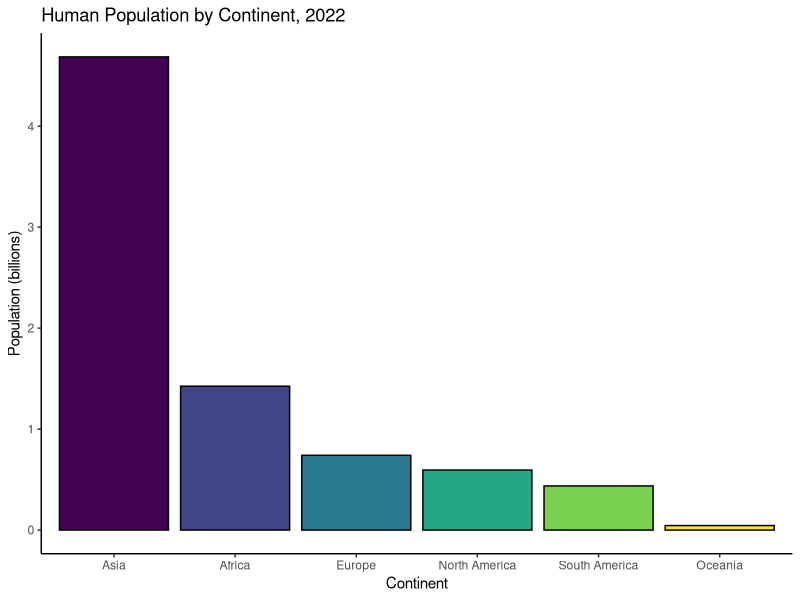
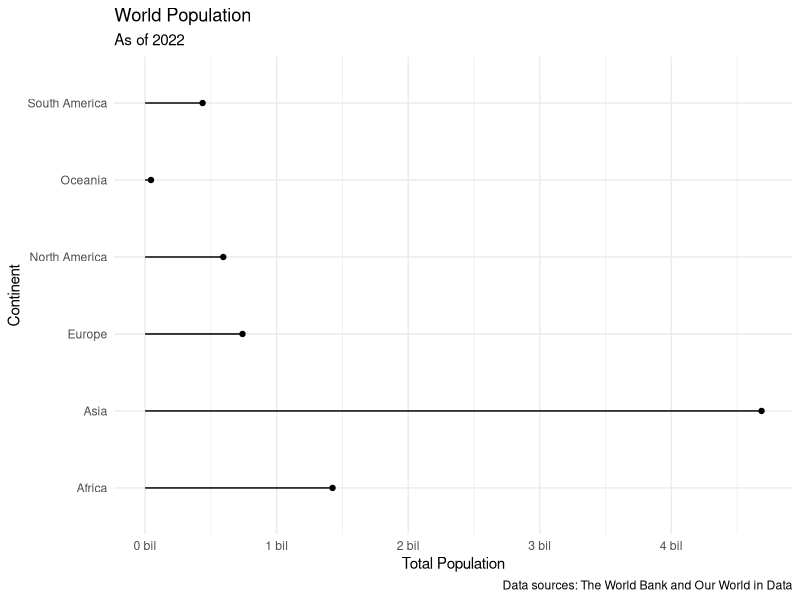
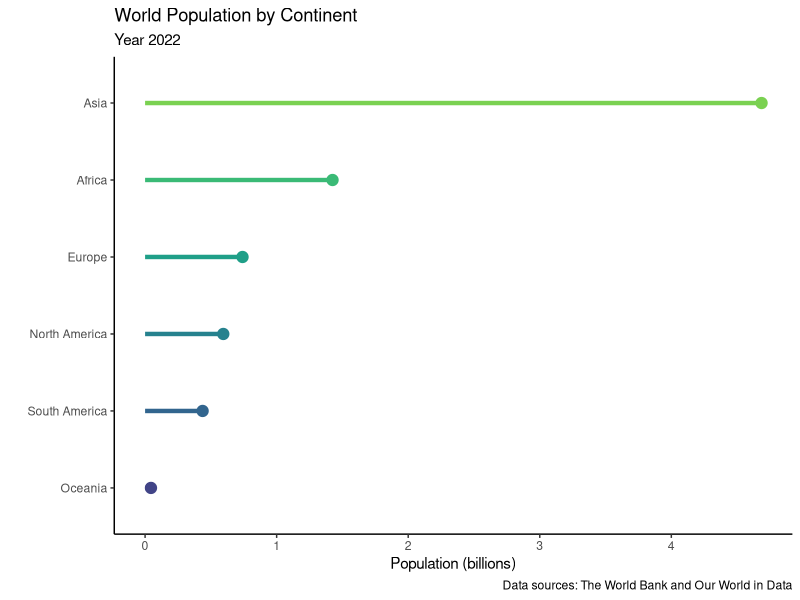

These charts were generated, in order, by the following R code:
## ---- chunk 1
#| message: false

library(tidyverse) # for data wrangling and visualization
library(scales)    # for pretty axis breaks
## ---- chunk 2
#| label: load-population-data
#| message: false

population <- read_csv("data/world-pop-2022.csv")
## ---- chunk 3
#| label: view-population-data

population
## ---- chunk 4
#| label: load-continents-data
#| message: false

continents <- read_csv("data/continents.csv")
## ---- chunk 5
#| label: view-continents-data

continents
## ---- chunk 6
#| label: join-population-continents

# add code here
population_continents <- left_join(population, continents, 
                                   by=c("country"="entity"))
## ---- chunk 7
#| label: data-inspect

# add code here
population_continents |> 
  filter(is.na(continent))
## ---- chunk 8
#| label: data-clean
population <- population |> 
  mutate(country = 
           case_when(
             country == "Congo, Dem. Rep." ~ "Democratic Republic of Congo",
             country == "Congo, Rep." ~ "Congo",
             country == "Hong Kong SAR, China" ~ "Hong Kong",
             country == "Korea, Dem. People's Rep." ~ "North Korea",
             country == "Korea, Rep." ~ "South Korea",
             country == "Kyrgyz Republic" ~ "Kyrgyzstan",
             TRUE ~ country))
population_continents <- left_join(population, continents, 
                                   by=c("country"="entity"))
population_continents |> filter(is.na(continent))
## ---- chunk 9
#| label: population-continents-sum
# add code here
population_summary <- population_continents |> 
  summarise(total_population = sum(population), .by = "continent") |> 
  arrange(desc(total_population))
population_summary

## ---- chunk 10
#| label: population-summary-bar

# add code here
population_summary |> 
  mutate(continent = factor(continent, levels = c("Asia", "Africa", "Europe","North America", "South America", "Oceania"))) |> 
  ggplot(aes(x=continent, y=total_population/1000000, fill = continent)) +
  geom_col(color="black") +
  theme_classic() +
  scale_fill_viridis_d(option="D") +
  theme(legend.position = "none") +
  labs(x = "Continent",
       y ="Population (billions)",
       title = "Human Population by Continent, 2022")
## ---- chunk 11
#| label: population-summary-lollipop
#| fig-asp: 0.4

# add code here
population_summary |> 
  ggplot(aes(x=total_population, y=continent)) +
  geom_point() +
  geom_segment(aes(x=0, xend=total_population,
                   y=continent, yend = continent)) +
  theme_minimal() +
  scale_x_continuous(labels = ~ paste0(. / 1000000, " bil")) +
  labs(x = "Total Population",
       y = "Continent",
       title = "World Population",
       subtitle = "As of 2022",
       caption = "Data sources: The World Bank and Our World in Data")
## ---- chunk 12
#| fig-asp: 0.4

# add code here
population_summary |> 
  mutate(continent = fct_rev(factor(continent, levels = c("Asia", "Africa", "Europe","North America", "South America", "Oceania")))) |> 
  ggplot(aes(x=total_population/1000000, y=continent, color=continent)) +
  geom_point(size=3.5) +
  geom_segment(aes(x=0, xend=total_population/1000000,
                   y=continent, yend = continent), size=1.5) +
  theme_classic() +
  scale_color_viridis_d(option="D", begin=0.2,end=.8) +
  theme(legend.position = "none") +
  labs(x = "Population (billions)",
       y = "",
       title = "World Population by Continent",
       subtitle = "Year 2022",
       caption = "Data sources: The World Bank and Our World in Data")

